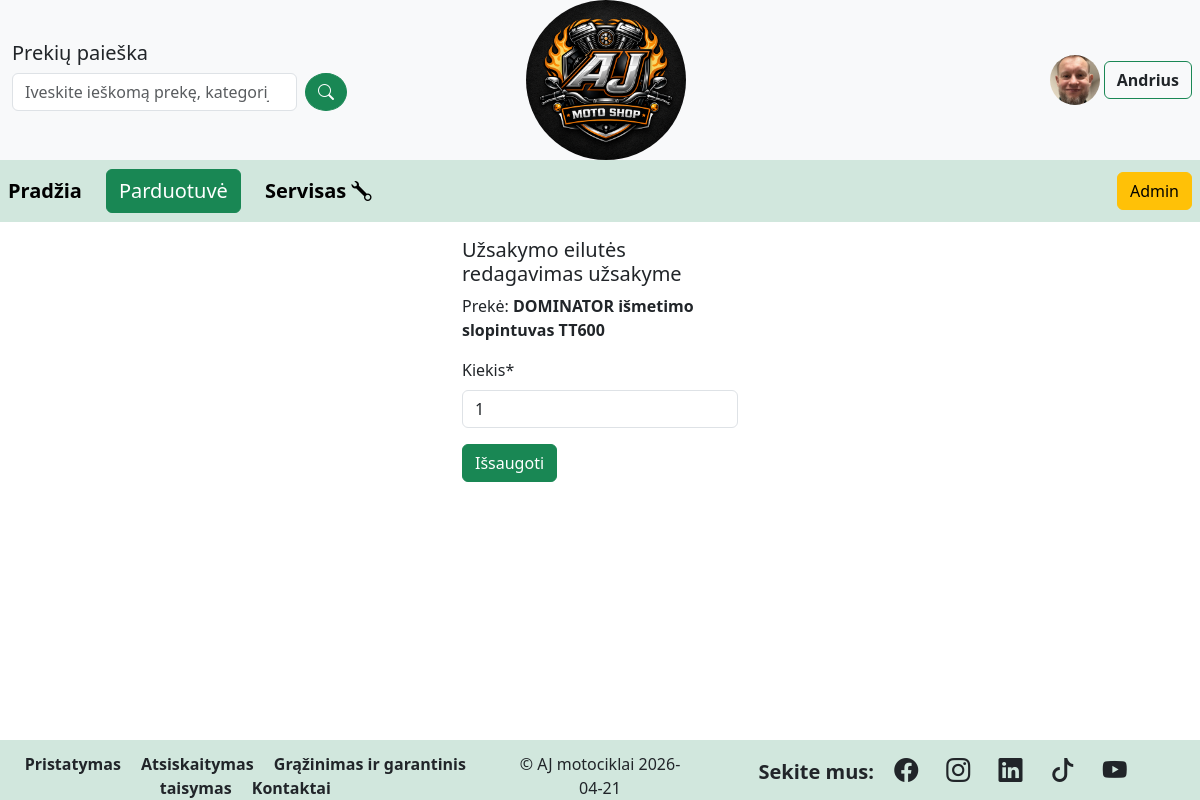
The page /orderline/24/update (signed in) on the database as committed earlier.
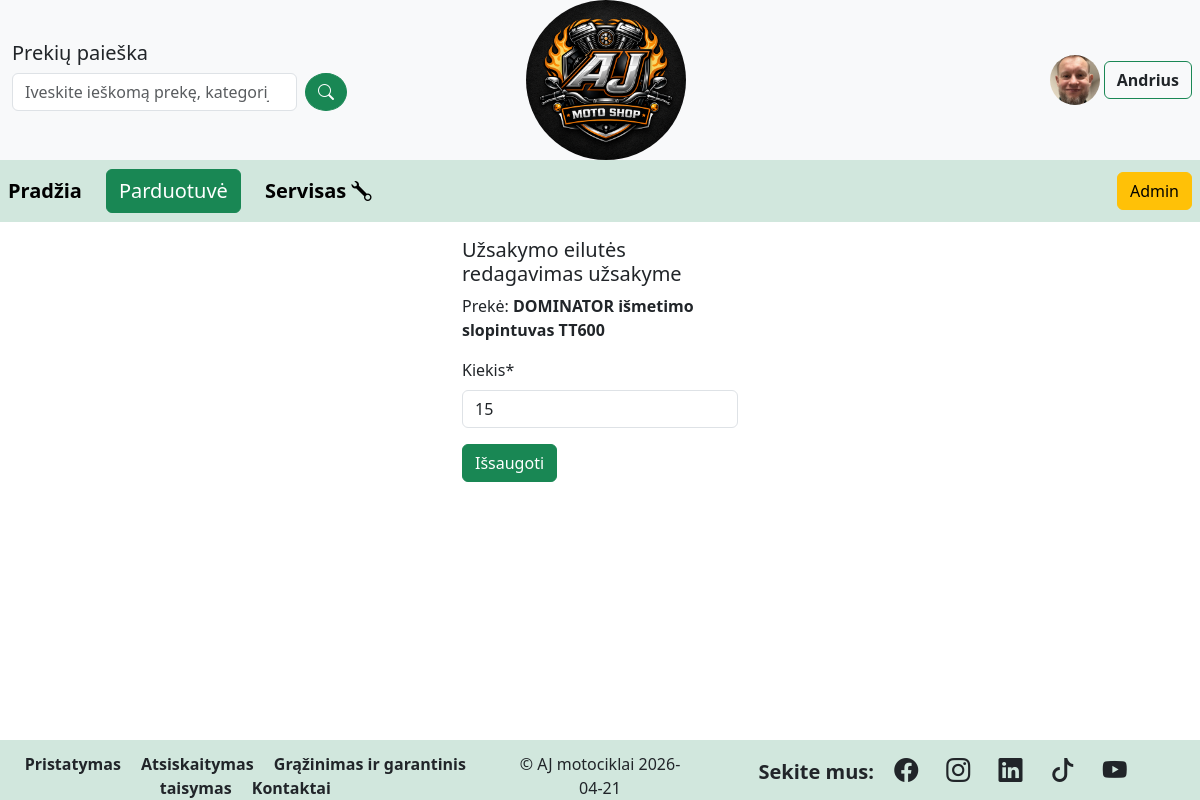
The same page on the database as committed later.
### motoshop/models.py (models this page shows, shortened)
class OrderLine(models.Model):
    order = models.ForeignKey(verbose_name='Užsakymas',
                              to=Order,
                              on_delete=models.DO_NOTHING,
                              db_constraint = False,
                              null = False,
                              blank = False,
                              related_name = 'ol')
    product_category = models.ForeignKey(verbose_name='Prekės kategorija',
                                         to=ProductCategory,
                                         on_delete=models.CASCADE,
                                         null = True,
                                         blank = True)
    product = ChainedForeignKey(verbose_name='Produktas',
                                to=Product,
                                chained_field="product_category",
                                chained_model_field="product_category",
                                show_all=False,
                                auto_choose=True,
                                sort=True,
                                on_delete=models.DO_NOTHING,
                                db_constraint=False,
                                null=False,
                                blank=False,
                                related_name='ol')
    quantity = models.PositiveIntegerField(verbose_name='Kiekis')
    class Meta:
        verbose_name = 'Užsakymo eilutė'
        verbose_name_plural = 'Užsakymo eilutės'
    def order_line_sum(self):
        return self.quantity * self.product.final_price
    order_line_sum.short_description = 'Prekės suma'

class Product(models.Model):
    title = models.CharField(verbose_name='Pavadinimas')
    code = models.CharField(verbose_name='Prekės kodas', max_length=10)
    product_category = models.ForeignKey(verbose_name='Prekės kategorija',
                               to=ProductCategory,
                               on_delete=models.CASCADE,
                               null=True,
                               blank=True)
    p_category = (
        ('1', 'Motociklai'),
        ('2', 'Atsarginės dalys'),
        ('3', 'Apranga'),
        ('4', 'Aksesuarai'),
    )
    category = models.CharField(verbose_name='Kategorija',
                                max_length=1,
                                choices=p_category)
    manufacturer = models.CharField(verbose_name='Gamintojas')
    sizes = (
        ('1', 'S'),
        ('2', 'M'),
        ('3', 'L'),
        ('4', 'XL'),
        ('5', 'XXL'),
    )
    size = models.CharField(verbose_name='Dydis',
                            max_length=1,
                            choices=sizes,
                            null=True,
                            blank=True)
    stock_quantity = models.PositiveIntegerField(verbose_name='Kiekis sandėlyje/pas tiekėją')
    stocked = models.BooleanField(verbose_name='Ar yra sandelyje?', default=True)
    definition = HTMLField(verbose_name='Aprašymas',
                           null=True,
                           blank=True)
    new_product = models.BooleanField(verbose_name='Ar prekė nauja', default=False)
    rrp = models.DecimalField(verbose_name='Rekom. mažmeninė kaina',
                              max_digits=8,
                              decimal_places=2)
    final_price = models.DecimalField(verbose_name='Pardavimo kaina',
                                      max_digits=8,
                                      decimal_places=2)
    cover = models.ImageField(verbose_name='Nuotrauka',
                              upload_to='product_covers',
                              null=True,
                              blank=True)
    class Meta:
        verbose_name = 'Prekė'
        verbose_name_plural = 'Prekės'

### motoshop/views.py (the view, shortened to what this page needs)
# urls.py: path('orderline/<int:pk>/update',views.OrderLineUpdateView.as_view(), name='orderline_update'),
class OrderLineUpdateView(LoginRequiredMixin, UserPassesTestMixin, generic.UpdateView):
    model = OrderLine
    template_name = 'orderline_form.html'
    fields = ['quantity']
    def test_func(self):
        return Order.objects.get(pk=self.get_object().order.pk).client == self.request.user

### motoshop/context_processors.py (called while the page is built)
def category_context(request):
    return {
        'categories': ProductCategory.objects.all()
    }

### motoshop/templates/orderline_form.html (shortened to what this page needs)
{% extends 'base.html' %}
{% block content %}
<div class="container w-25">
<h5 class="mt-3">Užsakymo eilutės redagavimas užsakyme</h5>
<p>Prekė: <span class="fw-bold">{{ object.product.title }}</span></p>
<form method="post">
    {% load crispy_forms_tags %}
    {{ form | crispy }}
    <button type="submit" class="btn btn-success w-10">Išsaugoti</button>
</form>
</div>
{% endblock %}

Rows that differ between the two databases and show on the page:
changed OrderLine "DOMINATOR išmetimo slopintuvas TT600": quantity "1" → "15"
